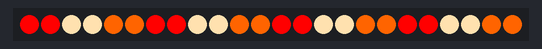
A sketch run on a simulated Arduino Uno, built with avr-gcc and run on an emulated ATmega328P. On the bench: 24 RGB LEDs in strip order, left to right.

Above: at 3.1 s.
At 3.8 s:
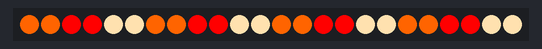
At 4.6 s:
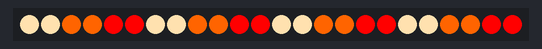

Measured:
- by itself, everything shown: repeats every 2.3 s, in 3 steps
- what the display in image 0 shows lasts 0.8 s, from 3.0 s to 3.8 s

The sketch:

49ers_basic.ino
```cpp
// NOTE: Positive pin uses usb on esp8266. usb pin is 5v. the 3v works, but it's recommened to not use it because it'll only work for a few leds.
#include <FastLED.h>

#define LED_PIN     12
#define NUM_LEDS    24
#define BRIGHTNESS  255 // 0-255
#define LED_TYPE    WS2811
#define COLOR_ORDER GRB
CRGB leds[NUM_LEDS];

int rgb[3][3] = {
  {255,  0,  0},
  {255, 100, 0},
  {255, 225, 175},
};

void setup() {
  delay( 3000 ); // power-up safety delay
  FastLED.addLeds<LED_TYPE, LED_PIN, COLOR_ORDER>(leds, NUM_LEDS).setCorrection( TypicalLEDStrip );
  FastLED.setBrightness(  BRIGHTNESS );
}

void loop() {
  for (int i = 0; i < 3; i++) {
    for (int k = 0; k < NUM_LEDS; k+=2) {
      int n = (k+i) % 3;
      leds[k] = CRGB(rgb[n][0],rgb[n][1],rgb[n][2]);
      leds[k+1] = CRGB(rgb[n][0],rgb[n][1],rgb[n][2]);
    }
    FastLED.show();
    delay(750);
  }
}
```
